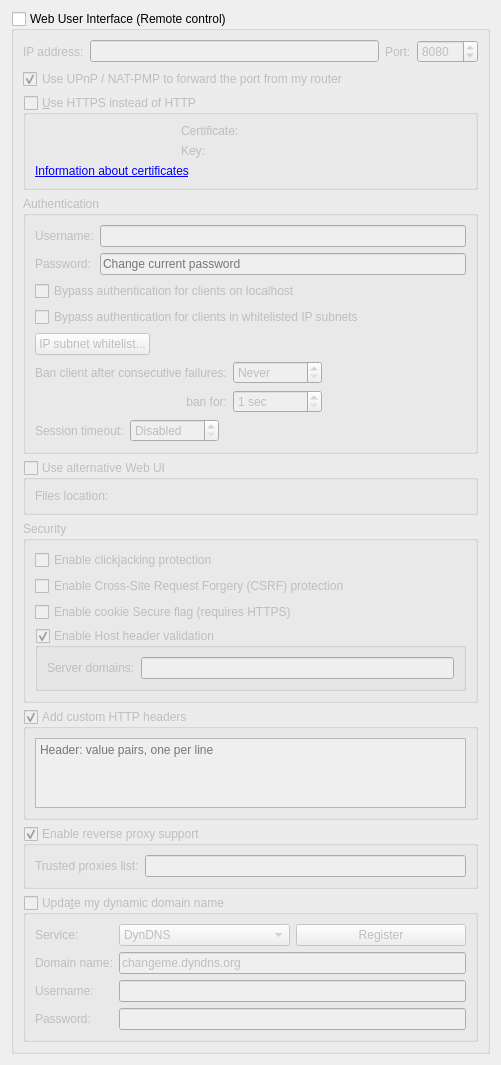
          <widget class="QWidget" name="scrollAreaWidgetContents_7">
           <property name="geometry">
            <rect>
             <x>0</x>
             <y>0</y>
             <width>501</width>
             <height>636</height>
            </rect>
           </property>
           <layout class="QVBoxLayout" name="verticalLayout_23">
            <item>
             <widget class="QGroupBox" name="checkWebUi">
              <property name="title">
               <string>Web User Interface (Remote control)</string>
              </property>
              <property name="checkable">
               <bool>true</bool>
              </property>
              <property name="checked">
               <bool>false</bool>
              </property>
              <layout class="QVBoxLayout" name="verticalLayout_2">
               <item>
                <layout class="QHBoxLayout" name="horizontalLayout_2">
                 <item>
                  <widget class="QLabel" name="lblWebUiAddress">
                   <property name="text">
                    <string>IP address:</string>
                   </property>
                  </widget>
                 </item>
                 <item>
                  <widget class="QLineEdit" name="textWebUiAddress">
                   <property name="toolTip">
                    <string>IP address that the Web UI will bind to.
Specify an IPv4 or IPv6 address. You can specify &quot;0.0.0.0&quot; for any IPv4 address,
&quot;::&quot; for any IPv6 address, or &quot;*&quot; for both IPv4 and IPv6.</string>
                   </property>
                  </widget>
                 </item>
                 <item>
                  <widget class="QLabel" name="lblWebUiPort">
                   <property name="text">
                    <string>Port:</string>
                   </property>
                  </widget>
                 </item>
                 <item>
                  <widget class="QSpinBox" name="spinWebUiPort">
                   <property name="minimum">
                    <number>1</number>
                   </property>
                   <property name="maximum">
                    <number>65535</number>
                   </property>
                   <property name="value">
                    <number>8080</number>
                   </property>
                  </widget>
                 </item>
                </layout>
               </item>
               <item>
                <widget class="QCheckBox" name="checkWebUIUPnP">
                 <property name="text">
                  <string>Use UPnP / NAT-PMP to forward the port from my router</string>
                 </property>
                 <property name="checked">
                  <bool>true</bool>
                 </property>
                </widget>
               </item>
               <item>
                <widget class="QGroupBox" name="checkWebUiHttps">
                 <property name="title">
                  <string>&amp;Use HTTPS instead of HTTP</string>
                 </property>
                 <property name="checkable">
                  <bool>true</bool>
                 </property>
                 <property name="checked">
                  <bool>false</bool>
                 </property>
                 <layout class="QGridLayout" name="gridLayout_11">
                  <item row="1" column="1">
                   <widget class="QLabel" name="lblWebUiKey">
                    <property name="text">
                     <string>Key:</string>
                    </property>
                   </widget>
                  </item>
                  <item row="0" column="1">
                   <widget class="QLabel" name="lblWebUiCrt">
                    <property name="text">
                     <string>Certificate:</string>
                    </property>
                   </widget>
                  </item>
                  <item row="0" column="0">
                   <widget class="QLabel" name="lblSslCertStatus"/>
                  </item>
                  <item row="1" column="0">
                   <widget class="QLabel" name="lblSslKeyStatus"/>
                  </item>
                  <item row="2" column="0" colspan="3">
                   <widget class="QLabel" name="lblWebUIInfo">
                    <property name="text">
                     <string>&lt;a href=https://httpd.apache.org/docs/current/ssl/ssl_faq.html#aboutcerts&gt;Information about certificates&lt;/a&gt;</string>
                    </property>
                    <property name="openExternalLinks">
                     <bool>true</bool>
                    </property>
                   </widget>
                  </item>
                  <item row="0" column="2">
                   <widget class="FileSystemPathLineEdit" name="textWebUIHttpsCert" native="true"/>
                  </item>
                  <item row="1" column="2">
                   <widget class="FileSystemPathLineEdit" name="textWebUIHttpsKey" native="true"/>
                  </item>
                 </layout>
                </widget>
               </item>
               <item>
                <widget class="QGroupBox" name="groupWebUiAuth">
                 <property name="title">
                  <string>Authentication</string>
                 </property>
                 <layout class="QVBoxLayout" name="verticalLayout_35">
                  <item>
                   <layout class="QGridLayout" name="gridLayout_8">
                    <item row="0" column="0">
                     <widget class="QLabel" name="lblWebUiUsername">
                      <property name="text">
                       <string>Username:</string>
                      </property>
                     </widget>
                    </item>
                    <item row="0" column="1">
                     <widget class="QLineEdit" name="textWebUiUsername"/>
                    </item>
                    <item row="1" column="0">
                     <widget class="QLabel" name="lblWebUiPassword">
                      <property name="text">
                       <string>Password:</string>
                      </property>
                     </widget>
                    </item>
                    <item row="1" column="1">
                     <widget class="QLineEdit" name="textWebUiPassword">
                      <property name="echoMode">
                       <enum>QLineEdit::Password</enum>
                      </property>
                      <property name="placeholderText">
                       <string>Change current password</string>
                      </property>
                     </widget>
                    </item>
                   </layout>
                  </item>
                  <item>
                   <widget class="QCheckBox" name="checkBypassLocalAuth">
                    <property name="text">
                     <string>Bypass authentication for clients on localhost</string>
                    </property>
                   </widget>
                  </item>
                  <item>
                   <widget class="QCheckBox" name="checkBypassAuthSubnetWhitelist">
                    <property name="text">
                     <string>Bypass authentication for clients in whitelisted IP subnets</string>
                    </property>
                   </widget>
                  </item>
                  <item>
                   <widget class="QPushButton" name="IPSubnetWhitelistButton">
                    <property name="sizePolicy">
                     <sizepolicy hsizetype="Fixed" vsizetype="Fixed">
                      <horstretch>0</horstretch>
                      <verstretch>0</verstretch>
                     </sizepolicy>
                    </property>
                    <property name="text">
                     <string>IP subnet whitelist...</string>
                    </property>
                   </widget>
                  </item>
                  <item>
                   <layout class="QGridLayout" name="gridLayout_10">
                    <item row="0" column="0">
                     <widget class="QLabel" name="lblBanCounter">
                      <property name="text">
                       <string>Ban client after consecutive failures:</string>
                      </property>
                     </widget>
                    </item>
                    <item row="0" column="2">
                     <spacer name="horizontalSpacer_15">
                      <property name="orientation">
                       <enum>Qt::Horizontal</enum>
                      </property>
                      <property name="sizeHint" stdset="0">
                       <size>
                        <width>40</width>
                        <height>20</height>
                       </size>
                      </property>
                     </spacer>
                    </item>
                    <item row="0" column="1">
                     <widget class="QSpinBox" name="spinBanCounter">
                      <property name="specialValueText">
                       <string>Never</string>
                      </property>
                      <property name="maximum">
                       <number>2147483647</number>
                      </property>
                     </widget>
                    </item>
                    <item row="1" column="0">
                     <widget class="QLabel" name="lblBanDuration">
                      <property name="text">
                       <string>ban for:</string>
                      </property>
                      <property name="alignment">
                       <set>Qt::AlignRight|Qt::AlignTrailing|Qt::AlignVCenter</set>
                      </property>
                     </widget>
                    </item>
                    <item row="1" column="1">
                     <widget class="QSpinBox" name="spinBanDuration">
                      <property name="suffix">
                       <string> sec</string>
                      </property>
                      <property name="minimum">
                       <number>1</number>
                      </property>
                      <property name="maximum">
                       <number>2147483647</number>
                      </property>
                     </widget>
                    </item>
                   </layout>
                  </item>
                  <item>
                   <layout class="QHBoxLayout" name="horizontalLayout_13">
                    <item>
                     <widget class="QLabel" name="lblSessionTimeout">
                      <property name="text">
                       <string>Session timeout:</string>
                      </property>
                     </widget>
                    </item>
                    <item>
                     <widget class="QSpinBox" name="spinSessionTimeout">
                      <property name="specialValueText">
                       <string>Disabled</string>
                      </property>
                      <property name="suffix">
                       <string> sec</string>
                      </property>
                      <property name="maximum">
                       <number>2147483647</number>
                      </property>
                     </widget>
                    </item>
                    <item>
                     <spacer name="horizontalSpacer_11">
                      <property name="orientation">
                       <enum>Qt::Horizontal</enum>
                      </property>
                      <property name="sizeHint" stdset="0">
                       <size>
                        <width>40</width>
                        <height>20</height>
                       </size>
                      </property>
                     </spacer>
                    </item>
                   </layout>
                  </item>
                 </layout>
                </widget>
               </item>
               <item>
                <widget class="QGroupBox" name="groupAltWebUI">
                 <property name="title">
                  <string>Use alternative Web UI</string>
                 </property>
                 <property name="checkable">
                  <bool>true</bool>
                 </property>
                 <property name="checked">
                  <bool>false</bool>
                 </property>
                 <layout class="QHBoxLayout" name="horizontalLayout_5">
                  <item>
                   <widget class="QLabel" name="labelWebUIRootFolder">
                    <property name="text">
                     <string>Files location:</string>
                    </property>
                   </widget>
                  </item>
                  <item>
                   <widget class="FileSystemPathLineEdit" name="textWebUIRootFolder" native="true"/>
                  </item>
                 </layout>
                </widget>
               </item>
               <item>
                <widget class="QGroupBox" name="groupBox_3">
                 <property name="title">
                  <string>Security</string>
                 </property>
                 <layout class="QVBoxLayout" name="verticalLayout_33">
                  <item>
                   <widget class="QCheckBox" name="checkClickjacking">
                    <property name="text">
                     <string>Enable clickjacking protection</string>
                    </property>
                   </widget>
                  </item>
                  <item>
                   <widget class="QCheckBox" name="checkCSRFProtection">
                    <property name="text">
                     <string>Enable Cross-Site Request Forgery (CSRF) protection</string>
                    </property>
                   </widget>
                  </item>
                  <item>
                   <widget class="QCheckBox" name="checkSecureCookie">
                    <property name="text">
                     <string>Enable cookie Secure flag (requires HTTPS)</string>
                    </property>
                   </widget>
                  </item>
                  <item>
                   <widget class="QGroupBox" name="groupHostHeaderValidation">
                    <property name="title">
                     <string>Enable Host header validation</string>
                    </property>
                    <property name="checkable">
                     <bool>true</bool>
                    </property>
                    <layout class="QVBoxLayout" name="verticalLayout_32">
                     <item>
                      <layout class="QHBoxLayout" name="horizontalLayout_10">
                       <item>
                        <widget class="QLabel" name="labelServerDomains">
                         <property name="text">
                          <string>Server domains:</string>
                         </property>
                        </widget>
                       </item>
                       <item>
                        <widget class="QLineEdit" name="textServerDomains">
                         <property name="toolTip">
                          <string>Whitelist for filtering HTTP Host header values.
In order to defend against DNS rebinding attack,
you should put in domain names used by WebUI server.

Use ';' to split multiple entries. Can use wildcard '*'.</string>
                         </property>
                        </widget>
                       </item>
                      </layout>
                     </item>
                    </layout>
                   </widget>
                  </item>
                 </layout>
                </widget>
               </item>
               <item>
                <widget class="QGroupBox" name="groupWebUIAddCustomHTTPHeaders">
                 <property name="title">
                  <string>Add custom HTTP headers</string>
                 </property>
                 <property name="checkable">
                  <bool>true</bool>
                 </property>
                 <layout class="QVBoxLayout" name="verticalLayout_8">
                  <item>
                   <widget class="QPlainTextEdit" name="textWebUICustomHTTPHeaders">
                    <property name="lineWrapMode">
                     <enum>QPlainTextEdit::NoWrap</enum>
                    </property>
                    <property name="placeholderText">
                     <string>Header: value pairs, one per line</string>
                    </property>
                   </widget>
                  </item>
                 </layout>
                </widget>
               </item>
               <item>
                <widget class="QGroupBox" name="groupEnableReverseProxySupport">
                 <property name="title">
                  <string>Enable reverse proxy support</string>
                 </property>
                 <property name="checkable">
                  <bool>true</bool>
                 </property>
                 <layout class="QVBoxLayout" name="verticalLayout_331">
                  <item>
                   <layout class="QHBoxLayout" name="horizontalLayout_131">
                    <item>
                     <widget class="QLabel" name="lblReverseProxiesList">
                      <property name="text">
                       <string>Trusted proxies list:</string>
                      </property>
                     </widget>
                    </item>
                    <item>
                     <widget class="QLineEdit" name="textTrustedReverseProxiesList">
                      <property name="toolTip">
                       <string>Specify reverse proxy IPs in order to use forwarded client address (X-Forwarded-For attribute), use ';' to split multiple entries.</string>
                      </property>
                     </widget>
                    </item>
                   </layout>
                  </item>
                 </layout>
                </widget>
               </item>
               <item>
                <widget class="QGroupBox" name="checkDynDNS">
                 <property name="title">
                  <string>Upda&amp;te my dynamic domain name</string>
                 </property>
                 <property name="checkable">
                  <bool>true</bool>
                 </property>
                 <property name="checked">
                  <bool>false</bool>
                 </property>
                 <layout class="QFormLayout" name="formLayout_5">
                  <item row="0" column="0">
                   <widget class="QLabel" name="label_19">
                    <property name="text">
                     <string>Service:</string>
                    </property>
                   </widget>
                  </item>
                  <item row="0" column="1">
                   <layout class="QHBoxLayout" name="horizontalLayout_3">
                    <item>
                     <widget class="QComboBox" name="comboDNSService">
                      <item>
                       <property name="text">
                        <string notr="true">DynDNS</string>
                       </property>
                      </item>
                      <item>
                       <property name="text">
                        <string notr="true">No-IP</string>
                       </property>
                      </item>
                     </widget>
                    </item>
                    <item>
                     <widget class="QPushButton" name="registerDNSBtn">
                      <property name="text">
                       <string>Register</string>
                      </property>
                     </widget>
                    </item>
                   </layout>
                  </item>
                  <item row="1" column="0">
                   <widget class="QLabel" name="label_20">
                    <property name="text">
                     <string>Domain name:</string>
                    </property>
                   </widget>
                  </item>
                  <item row="1" column="1">
                   <widget class="QLineEdit" name="domainNameTxt">
                    <property name="text">
                     <string notr="true">changeme.dyndns.org</string>
                    </property>
                   </widget>
                  </item>
                  <item row="2" column="0">
                   <widget class="QLabel" name="label_21">
                    <property name="text">
                     <string>Username:</string>
                    </property>
                   </widget>
                  </item>
                  <item row="2" column="1">
                   <widget class="QLineEdit" name="DNSUsernameTxt">
                    <property name="maxLength">
                     <number>50</number>
                    </property>
                   </widget>
                  </item>
                  <item row="3" column="0">
                   <widget class="QLabel" name="label_22">
                    <property name="text">
                     <string>Password:</string>
                    </property>
                   </widget>
                  </item>
                  <item row="3" column="1">
                   <widget class="QLineEdit" name="DNSPasswordTxt">
                    <property name="maxLength">
                     <number>50</number>
                    </property>
                    <property name="echoMode">
                     <enum>QLineEdit::Password</enum>
                    </property>
                   </widget>
                  </item>
                 </layout>
                </widget>
               </item>
              </layout>
             </widget>
            </item>
            <item>
             <spacer name="verticalSpacer">
              <property name="orientation">
               <enum>Qt::Vertical</enum>
              </property>
              <property name="sizeHint" stdset="0">
               <size>
                <width>20</width>
                <height>40</height>
               </size>
              </property>
             </spacer>
            </item>
           </layout>
          </widget>
